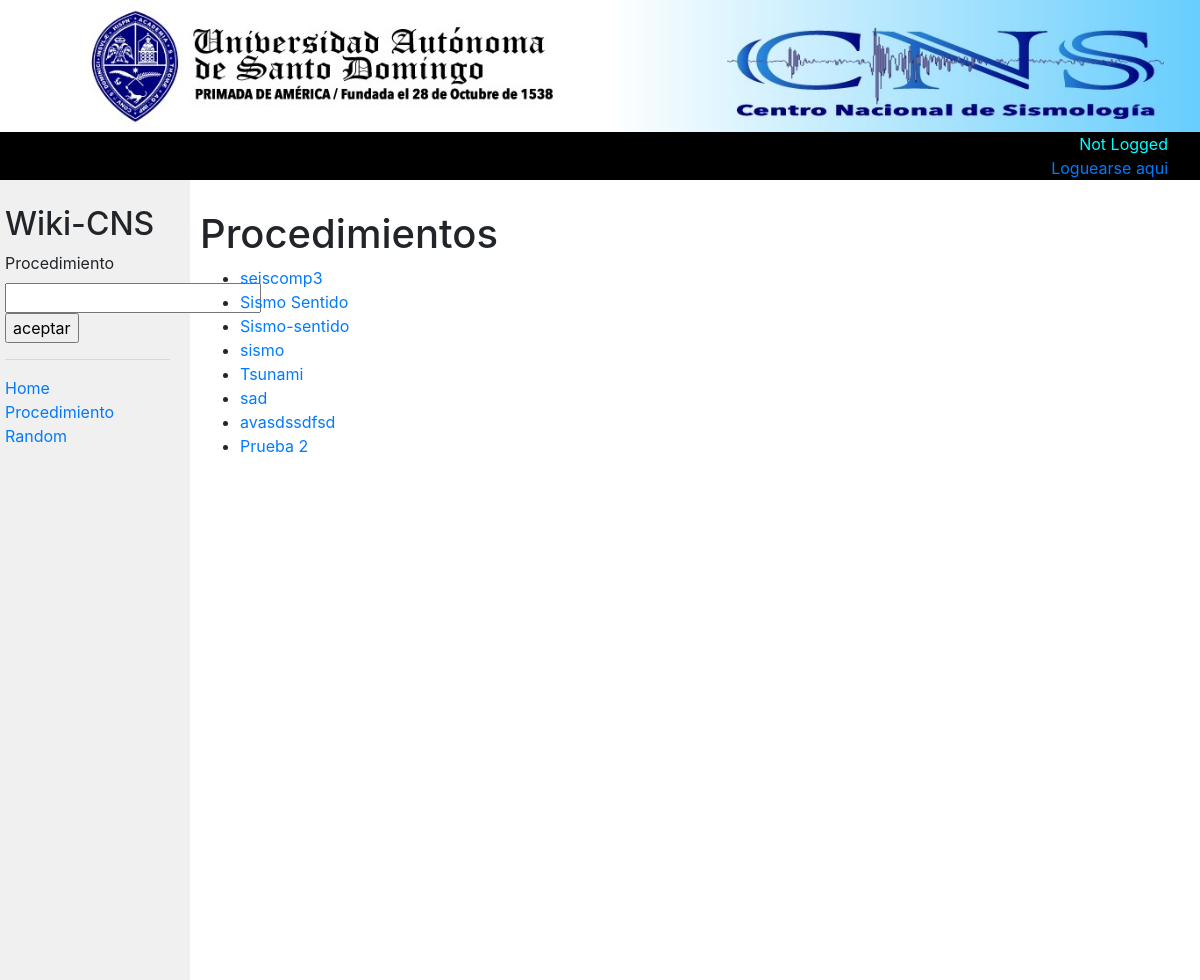
The page / on the database its author committed.
### encyclopedia/models.py (models this page shows, shortened)
class Procedimiento(models.Model):
    title = models.CharField(max_length=30)
    content = models.TextField(blank=False)

### encyclopedia/views.py (the view)
# urls.py: path("",views.IndexView.as_view(),name='index'),
class IndexView(generic.ListView):
    template_name = 'encyclopedia/index.html'
    context_object_name = 'procedimiento_list'
    def get_queryset(self):
        return Procedimiento.objects.all()

### encyclopedia/templates/encyclopedia/index.html (shortened to what this page needs)
{% extends "encyclopedia/layout.html" %}
{% block body %}
    <h1>Procedimientos</h1>
    <ul>
        {% for entry in procedimiento_list %}
        <li><a href="{% url 'ency:wiki'  entry.pk %}">{{ entry.title }}</a></li>
        {% endfor %}
    </ul>
{% endblock %}

### encyclopedia/static/encyclopedia/styles.css (style rules this page uses)
body { margin: 0; background-color: white; }
h1 { margin-top: 0px; padding-top: 20px; }

### rows shown on the page
Procedimiento: title "seiscomp3"
Procedimiento: title "Sismo Sentido"
Procedimiento: title "Sismo-sentido"
Procedimiento: title "sismo"
Procedimiento: title "Tsunami"
Procedimiento: title "sad"
Procedimiento: title "avasdssdfsd"
Procedimiento: title "Prueba 2"
